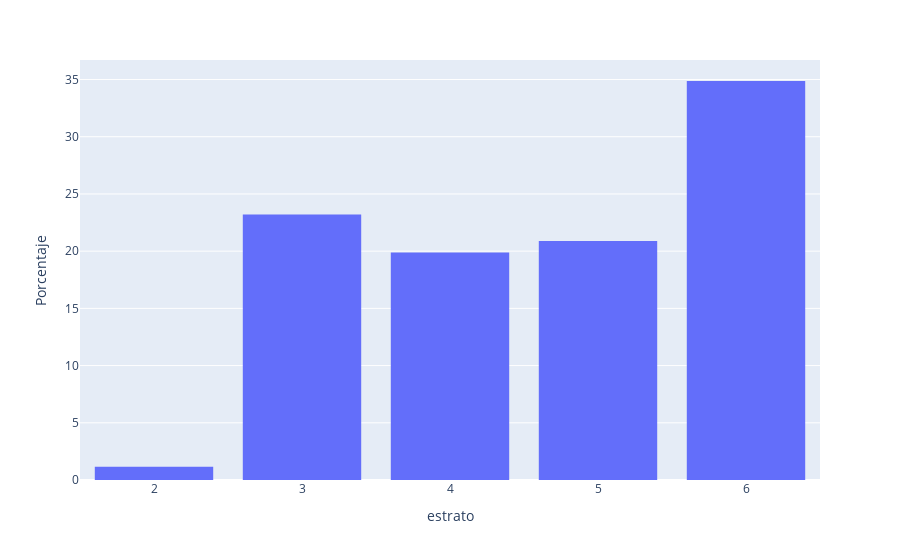

Notebook cell for this chart:
### Markdown cell above
Las zonas del "poblado" y "laureles" son las más costosas, en contraste "centro" y "norte" las que tienen precios más bajos.

### Code cell
## Distribución de los estratos
fig = px.histogram(aptos, x='estrato', histnorm='percent',)
fig.update_layout(bargap=0.2, yaxis_title='Porcentaje',)
fig.show()

### Figure 1 — Plotly figure (JSON) as saved in the notebook; plotly's stock layout.template omitted (floating-point values rounded to 4 significant figures; data arrays with more than 128 entries replaced by an {"elided": "..."} marker saying what was removed)
{"data": [{"alignmentgroup": "True", "bingroup": "x", "histnorm": "percent", "hovertemplate": "estrato=%{x}<br>percent=%{y}<extra></extra>", "legendgroup": "", "marker": {"color": "#636efa", "pattern": {"shape": ""}}, "name": "", "offsetgroup": "", "orientation": "v", "showlegend": false, "type": "histogram", "x": {"elided": "694 int values"}, "xaxis": "x", "yaxis": "y"}], "layout": {"bargap": 0.2, "barmode": "relative", "legend": {"tracegroupgap": 0}, "margin": {"t": 60}, "xaxis": {"anchor": "y", "domain": [0, 1], "title": {"text": "estrato"}}, "yaxis": {"anchor": "x", "domain": [0, 1], "title": {"text": "Porcentaje"}}}}
